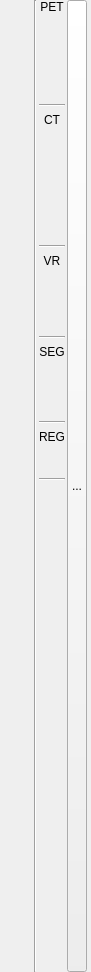
<?xml version="1.0" encoding="UTF-8"?>
<ui version="4.0">
 <class>qSlicerLongitudinalPETCTModuleSettingsDialog</class>
 <widget class="QWidget" name="qSlicerLongitudinalPETCTModuleSettingsDialog">
  <property name="geometry">
   <rect>
    <x>0</x>
    <y>0</y>
    <width>91</width>
    <height>972</height>
   </rect>
  </property>
  <property name="sizePolicy">
   <sizepolicy hsizetype="Preferred" vsizetype="Minimum">
    <horstretch>0</horstretch>
    <verstretch>0</verstretch>
   </sizepolicy>
  </property>
  <property name="windowTitle">
   <string>Form</string>
  </property>
  <layout class="QHBoxLayout" name="horizontalLayout">
   <property name="spacing">
    <number>2</number>
   </property>
   <property name="leftMargin">
    <number>4</number>
   </property>
   <property name="topMargin">
    <number>0</number>
   </property>
   <property name="rightMargin">
    <number>4</number>
   </property>
   <property name="bottomMargin">
    <number>0</number>
   </property>
   <item>
    <spacer name="horizontalSpacer">
     <property name="orientation">
      <enum>Qt::Horizontal</enum>
     </property>
     <property name="sizeHint" stdset="0">
      <size>
       <width>2</width>
       <height>20</height>
      </size>
     </property>
    </spacer>
   </item>
   <item>
    <widget class="Line" name="line_6">
     <property name="orientation">
      <enum>Qt::Vertical</enum>
     </property>
    </widget>
   </item>
   <item>
    <widget class="QWidget" name="WidgetModuleSettings" native="true">
     <layout class="QVBoxLayout" name="verticalLayout">
      <property name="margin">
       <number>0</number>
      </property>
      <item>
       <widget class="QLabel" name="LabelPET">
        <property name="text">
         <string>PET</string>
        </property>
        <property name="alignment">
         <set>Qt::AlignCenter</set>
        </property>
       </widget>
      </item>
      <item>
       <widget class="QPushButton" name="ButtonPETHeat">
        <property name="maximumSize">
         <size>
          <width>24</width>
          <height>24</height>
         </size>
        </property>
        <property name="text">
         <string/>
        </property>
        <property name="icon">
         <iconset resource="../qSlicerLongitudinalPETCTModule.qrc">
          <normaloff>:/Icons/Colors-PET-Heat.png</normaloff>:/Icons/Colors-PET-Heat.png</iconset>
        </property>
        <property name="iconSize">
         <size>
          <width>20</width>
          <height>20</height>
         </size>
        </property>
        <property name="checkable">
         <bool>true</bool>
        </property>
        <property name="flat">
         <bool>true</bool>
        </property>
        <attribute name="buttonGroup">
         <string>ButtonGroupPETColors</string>
        </attribute>
       </widget>
      </item>
      <item>
       <widget class="QPushButton" name="ButtonPETRainbow">
        <property name="maximumSize">
         <size>
          <width>24</width>
          <height>24</height>
         </size>
        </property>
        <property name="text">
         <string/>
        </property>
        <property name="icon">
         <iconset resource="../qSlicerLongitudinalPETCTModule.qrc">
          <normaloff>:/Icons/Colors-PET-Rainbow.png</normaloff>:/Icons/Colors-PET-Rainbow.png</iconset>
        </property>
        <property name="iconSize">
         <size>
          <width>20</width>
          <height>20</height>
         </size>
        </property>
        <property name="checkable">
         <bool>true</bool>
        </property>
        <property name="flat">
         <bool>true</bool>
        </property>
        <attribute name="buttonGroup">
         <string>ButtonGroupPETColors</string>
        </attribute>
       </widget>
      </item>
      <item>
       <widget class="QPushButton" name="ButtonPETMIP">
        <property name="maximumSize">
         <size>
          <width>24</width>
          <height>24</height>
         </size>
        </property>
        <property name="text">
         <string/>
        </property>
        <property name="icon">
         <iconset resource="../qSlicerLongitudinalPETCTModule.qrc">
          <normaloff>:/Icons/Colors-PET-MIP.png</normaloff>:/Icons/Colors-PET-MIP.png</iconset>
        </property>
        <property name="iconSize">
         <size>
          <width>20</width>
          <height>20</height>
         </size>
        </property>
        <property name="checkable">
         <bool>true</bool>
        </property>
        <property name="flat">
         <bool>true</bool>
        </property>
        <attribute name="buttonGroup">
         <string>ButtonGroupPETColors</string>
        </attribute>
       </widget>
      </item>
      <item>
       <widget class="Line" name="line_3">
        <property name="orientation">
         <enum>Qt::Horizontal</enum>
        </property>
       </widget>
      </item>
      <item>
       <widget class="QLabel" name="LabelCTWL">
        <property name="text">
         <string>CT</string>
        </property>
        <property name="alignment">
         <set>Qt::AlignCenter</set>
        </property>
       </widget>
      </item>
      <item>
       <widget class="QPushButton" name="ButtonCTWLAbdomen">
        <property name="maximumSize">
         <size>
          <width>24</width>
          <height>24</height>
         </size>
        </property>
        <property name="text">
         <string/>
        </property>
        <property name="icon">
         <iconset resource="../qSlicerLongitudinalPETCTModule.qrc">
          <normaloff>:/Icons/WindowLevelPreset-Abdomen.png</normaloff>:/Icons/WindowLevelPreset-Abdomen.png</iconset>
        </property>
        <property name="iconSize">
         <size>
          <width>20</width>
          <height>20</height>
         </size>
        </property>
        <property name="checkable">
         <bool>true</bool>
        </property>
        <property name="flat">
         <bool>true</bool>
        </property>
        <attribute name="buttonGroup">
         <string>ButtonGroupCTWIndowLevelPresets</string>
        </attribute>
       </widget>
      </item>
      <item>
       <widget class="QPushButton" name="ButtonCTWLBrain">
        <property name="maximumSize">
         <size>
          <width>24</width>
          <height>24</height>
         </size>
        </property>
        <property name="text">
         <string/>
        </property>
        <property name="icon">
         <iconset resource="../qSlicerLongitudinalPETCTModule.qrc">
          <normaloff>:/Icons/WindowLevelPreset-Brain.png</normaloff>:/Icons/WindowLevelPreset-Brain.png</iconset>
        </property>
        <property name="iconSize">
         <size>
          <width>20</width>
          <height>20</height>
         </size>
        </property>
        <property name="checkable">
         <bool>true</bool>
        </property>
        <property name="flat">
         <bool>true</bool>
        </property>
        <attribute name="buttonGroup">
         <string>ButtonGroupCTWIndowLevelPresets</string>
        </attribute>
       </widget>
      </item>
      <item>
       <widget class="QPushButton" name="ButtonCTWLBone">
        <property name="maximumSize">
         <size>
          <width>24</width>
          <height>24</height>
         </size>
        </property>
        <property name="text">
         <string/>
        </property>
        <property name="icon">
         <iconset resource="../qSlicerLongitudinalPETCTModule.qrc">
          <normaloff>:/Icons/WindowLevelPreset-CT-bone.png</normaloff>:/Icons/WindowLevelPreset-CT-bone.png</iconset>
        </property>
        <property name="iconSize">
         <size>
          <width>20</width>
          <height>20</height>
         </size>
        </property>
        <property name="checkable">
         <bool>true</bool>
        </property>
        <property name="flat">
         <bool>true</bool>
        </property>
        <attribute name="buttonGroup">
         <string>ButtonGroupCTWIndowLevelPresets</string>
        </attribute>
       </widget>
      </item>
      <item>
       <widget class="QPushButton" name="ButtonCTWLLung">
        <property name="maximumSize">
         <size>
          <width>24</width>
          <height>24</height>
         </size>
        </property>
        <property name="text">
         <string/>
        </property>
        <property name="icon">
         <iconset resource="../qSlicerLongitudinalPETCTModule.qrc">
          <normaloff>:/Icons/WindowLevelPreset-Lung.png</normaloff>:/Icons/WindowLevelPreset-Lung.png</iconset>
        </property>
        <property name="iconSize">
         <size>
          <width>20</width>
          <height>20</height>
         </size>
        </property>
        <property name="checkable">
         <bool>true</bool>
        </property>
        <property name="flat">
         <bool>true</bool>
        </property>
        <attribute name="buttonGroup">
         <string>ButtonGroupCTWIndowLevelPresets</string>
        </attribute>
       </widget>
      </item>
      <item>
       <widget class="Line" name="line_2">
        <property name="orientation">
         <enum>Qt::Horizontal</enum>
        </property>
       </widget>
      </item>
      <item>
       <widget class="QLabel" name="LabelVolumeRendering">
        <property name="toolTip">
         <string>Volume Rendering</string>
        </property>
        <property name="text">
         <string>VR</string>
        </property>
        <property name="alignment">
         <set>Qt::AlignCenter</set>
        </property>
       </widget>
      </item>
      <item>
       <widget class="QPushButton" name="ButtonVolumeRendering">
        <property name="maximumSize">
         <size>
          <width>24</width>
          <height>24</height>
         </size>
        </property>
        <property name="text">
         <string/>
        </property>
        <property name="icon">
         <iconset resource="../qSlicerLongitudinalPETCTModule.qrc">
          <normaloff>:/Icons/VolumeRendering.png</normaloff>:/Icons/VolumeRendering.png</iconset>
        </property>
        <property name="iconSize">
         <size>
          <width>20</width>
          <height>20</height>
         </size>
        </property>
        <property name="checkable">
         <bool>true</bool>
        </property>
        <property name="flat">
         <bool>true</bool>
        </property>
       </widget>
      </item>
      <item>
       <widget class="QPushButton" name="ButtonSpinning">
        <property name="maximumSize">
         <size>
          <width>24</width>
          <height>24</height>
         </size>
        </property>
        <property name="text">
         <string/>
        </property>
        <property name="icon">
         <iconset resource="../qSlicerLongitudinalPETCTModule.qrc">
          <normaloff>:/Icons/ViewSpin.png</normaloff>:/Icons/ViewSpin.png</iconset>
        </property>
        <property name="iconSize">
         <size>
          <width>20</width>
          <height>20</height>
         </size>
        </property>
        <property name="checkable">
         <bool>true</bool>
        </property>
        <property name="flat">
         <bool>true</bool>
        </property>
       </widget>
      </item>
      <item>
       <widget class="ctkDoubleSlider" name="SliderOpacityPow" native="true">
        <property name="maximumSize">
         <size>
          <width>24</width>
          <height>16777215</height>
         </size>
        </property>
       </widget>
      </item>
      <item>
       <widget class="Line" name="line">
        <property name="orientation">
         <enum>Qt::Horizontal</enum>
        </property>
       </widget>
      </item>
      <item>
       <widget class="QLabel" name="LabelSegmentation">
        <property name="toolTip">
         <string>Segmentation</string>
        </property>
        <property name="text">
         <string>SEG</string>
        </property>
        <property name="alignment">
         <set>Qt::AlignCenter</set>
        </property>
       </widget>
      </item>
      <item>
       <widget class="QPushButton" name="ButtonOutline">
        <property name="maximumSize">
         <size>
          <width>24</width>
          <height>24</height>
         </size>
        </property>
        <property name="text">
         <string/>
        </property>
        <property name="icon">
         <iconset resource="../qSlicerLongitudinalPETCTModule.qrc">
          <normaloff>:/Icons/SlicesLabelOutline.png</normaloff>:/Icons/SlicesLabelOutline.png</iconset>
        </property>
        <property name="iconSize">
         <size>
          <width>20</width>
          <height>20</height>
         </size>
        </property>
        <property name="checkable">
         <bool>true</bool>
        </property>
        <property name="flat">
         <bool>true</bool>
        </property>
       </widget>
      </item>
      <item>
       <widget class="QPushButton" name="ButtonModels">
        <property name="maximumSize">
         <size>
          <width>24</width>
          <height>24</height>
         </size>
        </property>
        <property name="text">
         <string/>
        </property>
        <property name="icon">
         <iconset resource="../qSlicerLongitudinalPETCTModule.qrc">
          <normaloff>:/Icons/SlicerModels.png</normaloff>:/Icons/SlicerModels.png</iconset>
        </property>
        <property name="iconSize">
         <size>
          <width>20</width>
          <height>20</height>
         </size>
        </property>
        <property name="checkable">
         <bool>true</bool>
        </property>
        <property name="flat">
         <bool>true</bool>
        </property>
       </widget>
      </item>
      <item>
       <widget class="Line" name="line_4">
        <property name="orientation">
         <enum>Qt::Horizontal</enum>
        </property>
       </widget>
      </item>
      <item>
       <widget class="QLabel" name="LabelRegistration">
        <property name="text">
         <string>REG</string>
        </property>
        <property name="alignment">
         <set>Qt::AlignCenter</set>
        </property>
       </widget>
      </item>
      <item>
       <widget class="QPushButton" name="ButtonRegistration">
        <property name="maximumSize">
         <size>
          <width>24</width>
          <height>24</height>
         </size>
        </property>
        <property name="text">
         <string/>
        </property>
        <property name="icon">
         <iconset resource="../qSlicerLongitudinalPETCTModule.qrc">
          <normaloff>:/Icons/Transforms.png</normaloff>:/Icons/Transforms.png</iconset>
        </property>
        <property name="iconSize">
         <size>
          <width>20</width>
          <height>20</height>
         </size>
        </property>
        <property name="checkable">
         <bool>true</bool>
        </property>
        <property name="flat">
         <bool>true</bool>
        </property>
       </widget>
      </item>
      <item>
       <widget class="Line" name="line_5">
        <property name="orientation">
         <enum>Qt::Horizontal</enum>
        </property>
       </widget>
      </item>
      <item>
       <spacer name="verticalSpacer">
        <property name="orientation">
         <enum>Qt::Vertical</enum>
        </property>
        <property name="sizeHint" stdset="0">
         <size>
          <width>20</width>
          <height>40</height>
         </size>
        </property>
       </spacer>
      </item>
     </layout>
    </widget>
   </item>
   <item>
    <widget class="ctkExpandButton" name="ExpandButton">
     <property name="sizePolicy">
      <sizepolicy hsizetype="Minimum" vsizetype="Expanding">
       <horstretch>0</horstretch>
       <verstretch>0</verstretch>
      </sizepolicy>
     </property>
     <property name="maximumSize">
      <size>
       <width>20</width>
       <height>16777215</height>
      </size>
     </property>
     <property name="text">
      <string>...</string>
     </property>
     <property name="icon">
      <iconset resource="../qSlicerLongitudinalPETCTModule.qrc">
       <normaloff>:/Icons/settings_small.png</normaloff>:/Icons/settings_small.png</iconset>
     </property>
    </widget>
   </item>
  </layout>
 </widget>
 <customwidgets>
  <customwidget>
   <class>ctkExpandButton</class>
   <extends>QToolButton</extends>
   <header>ctkExpandButton.h</header>
  </customwidget>
  <customwidget>
   <class>ctkDoubleSlider</class>
   <extends>QWidget</extends>
   <header>ctkDoubleSlider.h</header>
   <container>1</container>
  </customwidget>
 </customwidgets>
 <resources>
  <include location="../qSlicerLongitudinalPETCTModule.qrc"/>
 </resources>
 <connections>
  <connection>
   <sender>ExpandButton</sender>
   <signal>toggled(bool)</signal>
   <receiver>WidgetModuleSettings</receiver>
   <slot>setVisible(bool)</slot>
   <hints>
    <hint type="sourcelabel">
     <x>90</x>
     <y>411</y>
    </hint>
    <hint type="destinationlabel">
     <x>42</x>
     <y>411</y>
    </hint>
   </hints>
  </connection>
 </connections>
 <buttongroups>
  <buttongroup name="ButtonGroupPETColors"/>
  <buttongroup name="ButtonGroupCTWIndowLevelPresets"/>
 </buttongroups>
</ui>
